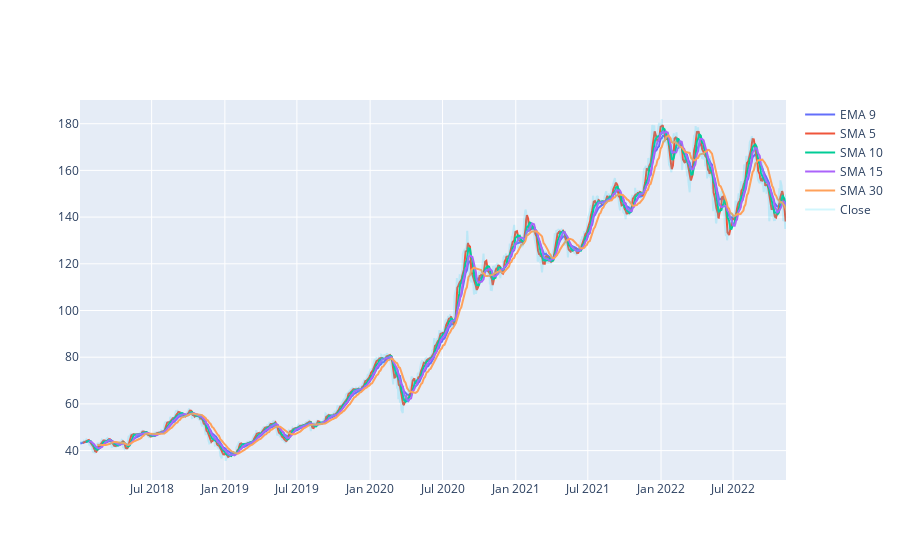

Notebook cell for this chart:
### Code cell
def print_chart (df):
    df['EMA_9'] = df['Close'].ewm(9).mean().shift()
    df['SMA_5'] = df['Close'].rolling(5).mean().shift()
    df['SMA_10'] = df['Close'].rolling(10).mean().shift()
    df['SMA_15'] = df['Close'].rolling(15).mean().shift()
    df['SMA_30'] = df['Close'].rolling(30).mean().shift()

    fig = go.Figure()
    fig.add_trace(go.Scatter(x=df.Date, y=df.EMA_9, name='EMA 9'))
    fig.add_trace(go.Scatter(x=df.Date, y=df.SMA_5, name='SMA 5'))
    fig.add_trace(go.Scatter(x=df.Date, y=df.SMA_10, name='SMA 10'))
    fig.add_trace(go.Scatter(x=df.Date, y=df.SMA_15, name='SMA 15'))
    fig.add_trace(go.Scatter(x=df.Date, y=df.SMA_30, name='SMA 30'))
    fig.add_trace(go.Scatter(x=df.Date, y=df.Close, name='Close', opacity=0.2))
    fig.show()
   
print_chart(AAPL)

### Figure 1 — Plotly figure (JSON) as saved in the notebook; plotly's stock layout.template omitted (floating-point values rounded to 4 significant figures; data arrays with more than 128 entries replaced by an {"elided": "..."} marker saying what was removed)
{"data": [{"name": "EMA 9", "type": "scatter", "x": {"elided": "1226 str values"}, "y": {"elided": "1226 float values"}}, {"name": "SMA 5", "type": "scatter", "x": {"elided": "1226 str values"}, "y": {"elided": "1226 float values"}}, {"name": "SMA 10", "type": "scatter", "x": {"elided": "1226 str values"}, "y": {"elided": "1226 float values"}}, {"name": "SMA 15", "type": "scatter", "x": {"elided": "1226 str values"}, "y": {"elided": "1226 float values"}}, {"name": "SMA 30", "type": "scatter", "x": {"elided": "1226 str values"}, "y": {"elided": "1226 float values"}}, {"name": "Close", "opacity": 0.2, "type": "scatter", "x": {"elided": "1226 str values"}, "y": {"elided": "1226 float values"}}], "layout": {}}
